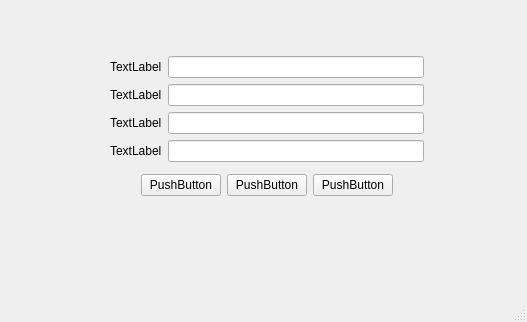
<?xml version="1.0" encoding="UTF-8"?>
<ui version="4.0">
 <class>MainWindow</class>
 <widget class="QMainWindow" name="MainWindow">
  <property name="geometry">
   <rect>
    <x>0</x>
    <y>0</y>
    <width>527</width>
    <height>322</height>
   </rect>
  </property>
  <property name="sizePolicy">
   <sizepolicy hsizetype="Preferred" vsizetype="Preferred">
    <horstretch>0</horstretch>
    <verstretch>0</verstretch>
   </sizepolicy>
  </property>
  <property name="windowTitle">
   <string>MainWindow</string>
  </property>
  <widget class="QWidget" name="centralwidget">
   <widget class="QWidget" name="">
    <property name="geometry">
     <rect>
      <x>110</x>
      <y>50</y>
      <width>314</width>
      <height>152</height>
     </rect>
    </property>
    <layout class="QVBoxLayout" name="verticalLayout_3">
     <item>
      <layout class="QHBoxLayout" name="horizontalLayout">
       <item>
        <layout class="QVBoxLayout" name="verticalLayout">
         <item>
          <widget class="QLabel" name="label">
           <property name="text">
            <string>TextLabel</string>
           </property>
          </widget>
         </item>
         <item>
          <widget class="QLabel" name="label_2">
           <property name="text">
            <string>TextLabel</string>
           </property>
          </widget>
         </item>
         <item>
          <widget class="QLabel" name="label_3">
           <property name="text">
            <string>TextLabel</string>
           </property>
          </widget>
         </item>
         <item>
          <widget class="QLabel" name="label_4">
           <property name="text">
            <string>TextLabel</string>
           </property>
          </widget>
         </item>
        </layout>
       </item>
       <item>
        <layout class="QVBoxLayout" name="verticalLayout_2">
         <item>
          <widget class="QLineEdit" name="lineEdit"/>
         </item>
         <item>
          <widget class="QLineEdit" name="lineEdit_2"/>
         </item>
         <item>
          <widget class="QLineEdit" name="lineEdit_3"/>
         </item>
         <item>
          <widget class="QLineEdit" name="lineEdit_4"/>
         </item>
        </layout>
       </item>
      </layout>
     </item>
     <item>
      <layout class="QHBoxLayout" name="horizontalLayout_2">
       <item>
        <spacer name="horizontalSpacer">
         <property name="orientation">
          <enum>Qt::Orientation::Horizontal</enum>
         </property>
         <property name="sizeHint" stdset="0">
          <size>
           <width>51</width>
           <height>20</height>
          </size>
         </property>
        </spacer>
       </item>
       <item>
        <widget class="QPushButton" name="pushButton">
         <property name="text">
          <string>PushButton</string>
         </property>
        </widget>
       </item>
       <item>
        <widget class="QPushButton" name="pushButton_2">
         <property name="text">
          <string>PushButton</string>
         </property>
        </widget>
       </item>
       <item>
        <widget class="QPushButton" name="pushButton_3">
         <property name="text">
          <string>PushButton</string>
         </property>
        </widget>
       </item>
       <item>
        <spacer name="horizontalSpacer_2">
         <property name="orientation">
          <enum>Qt::Orientation::Horizontal</enum>
         </property>
         <property name="sizeHint" stdset="0">
          <size>
           <width>51</width>
           <height>20</height>
          </size>
         </property>
        </spacer>
       </item>
      </layout>
     </item>
    </layout>
   </widget>
  </widget>
  <widget class="QMenuBar" name="menubar">
   <property name="geometry">
    <rect>
     <x>0</x>
     <y>0</y>
     <width>527</width>
     <height>22</height>
    </rect>
   </property>
  </widget>
  <widget class="QStatusBar" name="statusbar"/>
 </widget>
 <tabstops>
  <tabstop>lineEdit</tabstop>
  <tabstop>lineEdit_2</tabstop>
  <tabstop>lineEdit_3</tabstop>
  <tabstop>lineEdit_4</tabstop>
  <tabstop>pushButton</tabstop>
  <tabstop>pushButton_2</tabstop>
  <tabstop>pushButton_3</tabstop>
 </tabstops>
 <resources/>
 <connections/>
</ui>
